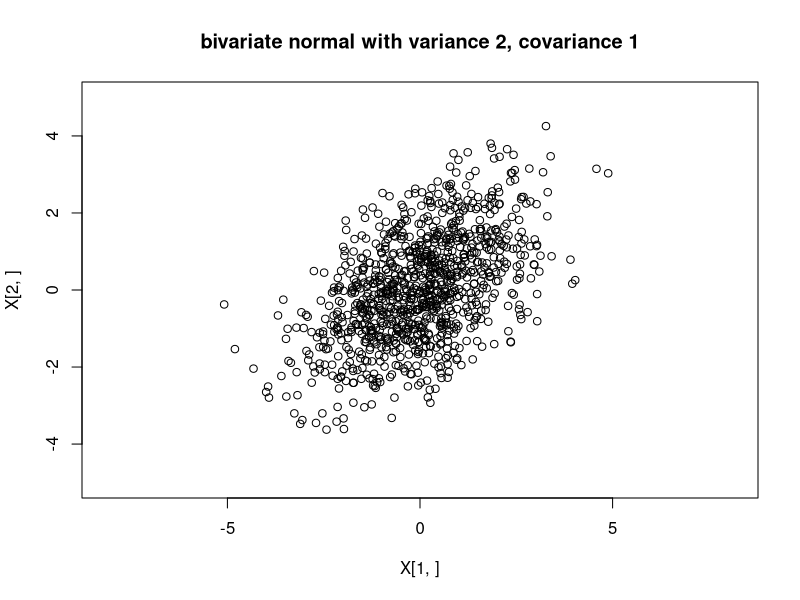

Here is the R script that generated this plot:
#normal multivariate

Z = rnorm(3)
A = rbind(c(1,1,0),c(1,0,1))
print(A %*% t(A)) # show Sigma

X = A %*% Z

X = matrix(0,nrow=2,ncol=1000)
A = rbind(c(1,1,0),c(1,0,1))

for(i in 1:1000){
  Z = rnorm(3)
  X[,i] = A %*% Z
}
plot(X[1,],X[2,],main="bivariate normal with variance 2, covariance 1",asp=1,xlim=c(-5,5),ylim=c(-5,5))
